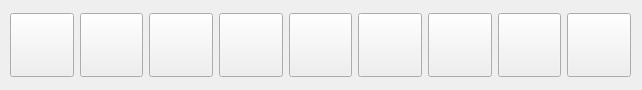
<?xml version="1.0" encoding="UTF-8"?>
<ui version="4.0">
 <class>MainWindow</class>
 <widget class="QMainWindow" name="MainWindow">
  <property name="windowModality">
   <enum>Qt::NonModal</enum>
  </property>
  <property name="geometry">
   <rect>
    <x>0</x>
    <y>0</y>
    <width>642</width>
    <height>90</height>
   </rect>
  </property>
  <property name="windowTitle">
   <string>Dynamics Lab</string>
  </property>
  <property name="iconSize">
   <size>
    <width>48</width>
    <height>48</height>
   </size>
  </property>
  <widget class="QWidget" name="centralwidget">
   <widget class="QWidget" name="gridLayoutWidget">
    <property name="geometry">
     <rect>
      <x>10</x>
      <y>10</y>
      <width>621</width>
      <height>71</height>
     </rect>
    </property>
    <layout class="QGridLayout" name="gridLayout">
     <property name="sizeConstraint">
      <enum>QLayout::SetNoConstraint</enum>
     </property>
     <property name="leftMargin">
      <number>0</number>
     </property>
     <item row="0" column="0">
      <widget class="QPushButton" name="btnLoadResources">
       <property name="enabled">
        <bool>true</bool>
       </property>
       <property name="sizePolicy">
        <sizepolicy hsizetype="Minimum" vsizetype="Minimum">
         <horstretch>0</horstretch>
         <verstretch>0</verstretch>
        </sizepolicy>
       </property>
       <property name="minimumSize">
        <size>
         <width>48</width>
         <height>48</height>
        </size>
       </property>
       <property name="maximumSize">
        <size>
         <width>64</width>
         <height>64</height>
        </size>
       </property>
       <property name="toolTip">
        <string>Set Up Working Environment</string>
       </property>
       <property name="text">
        <string/>
       </property>
       <property name="iconSize">
        <size>
         <width>48</width>
         <height>48</height>
        </size>
       </property>
      </widget>
     </item>
     <item row="0" column="2">
      <widget class="QPushButton" name="btnConfigSolver">
       <property name="sizePolicy">
        <sizepolicy hsizetype="Minimum" vsizetype="Minimum">
         <horstretch>0</horstretch>
         <verstretch>0</verstretch>
        </sizepolicy>
       </property>
       <property name="minimumSize">
        <size>
         <width>48</width>
         <height>48</height>
        </size>
       </property>
       <property name="maximumSize">
        <size>
         <width>64</width>
         <height>64</height>
        </size>
       </property>
       <property name="toolTip">
        <string>Solver Configuration</string>
       </property>
       <property name="text">
        <string/>
       </property>
       <property name="iconSize">
        <size>
         <width>48</width>
         <height>48</height>
        </size>
       </property>
      </widget>
     </item>
     <item row="0" column="7">
      <widget class="QPushButton" name="btnAnalysis">
       <property name="enabled">
        <bool>true</bool>
       </property>
       <property name="sizePolicy">
        <sizepolicy hsizetype="Minimum" vsizetype="Minimum">
         <horstretch>0</horstretch>
         <verstretch>0</verstretch>
        </sizepolicy>
       </property>
       <property name="minimumSize">
        <size>
         <width>48</width>
         <height>48</height>
        </size>
       </property>
       <property name="maximumSize">
        <size>
         <width>64</width>
         <height>64</height>
        </size>
       </property>
       <property name="toolTip">
        <string>Quantitative Signal Analysis</string>
       </property>
       <property name="text">
        <string/>
       </property>
       <property name="iconSize">
        <size>
         <width>48</width>
         <height>48</height>
        </size>
       </property>
      </widget>
     </item>
     <item row="0" column="4">
      <widget class="QPushButton" name="btnLinearization">
       <property name="sizePolicy">
        <sizepolicy hsizetype="Minimum" vsizetype="Minimum">
         <horstretch>0</horstretch>
         <verstretch>0</verstretch>
        </sizepolicy>
       </property>
       <property name="minimumSize">
        <size>
         <width>48</width>
         <height>48</height>
        </size>
       </property>
       <property name="maximumSize">
        <size>
         <width>64</width>
         <height>64</height>
        </size>
       </property>
       <property name="toolTip">
        <string>Linearization</string>
       </property>
       <property name="text">
        <string/>
       </property>
       <property name="iconSize">
        <size>
         <width>48</width>
         <height>48</height>
        </size>
       </property>
      </widget>
     </item>
     <item row="0" column="6">
      <widget class="QPushButton" name="btnPlotMesurements">
       <property name="sizePolicy">
        <sizepolicy hsizetype="Maximum" vsizetype="Maximum">
         <horstretch>0</horstretch>
         <verstretch>0</verstretch>
        </sizepolicy>
       </property>
       <property name="minimumSize">
        <size>
         <width>48</width>
         <height>48</height>
        </size>
       </property>
       <property name="maximumSize">
        <size>
         <width>64</width>
         <height>64</height>
        </size>
       </property>
       <property name="toolTip">
        <string>Qualitative Analysis Measurements</string>
       </property>
       <property name="text">
        <string/>
       </property>
       <property name="iconSize">
        <size>
         <width>48</width>
         <height>48</height>
        </size>
       </property>
      </widget>
     </item>
     <item row="0" column="1">
      <widget class="QPushButton" name="btnM2M">
       <property name="enabled">
        <bool>true</bool>
       </property>
       <property name="sizePolicy">
        <sizepolicy hsizetype="Minimum" vsizetype="Minimum">
         <horstretch>0</horstretch>
         <verstretch>0</verstretch>
        </sizepolicy>
       </property>
       <property name="minimumSize">
        <size>
         <width>48</width>
         <height>48</height>
        </size>
       </property>
       <property name="maximumSize">
        <size>
         <width>64</width>
         <height>64</height>
        </size>
       </property>
       <property name="toolTip">
        <string>Model-2-Model Transformation</string>
       </property>
       <property name="text">
        <string/>
       </property>
       <property name="iconSize">
        <size>
         <width>48</width>
         <height>48</height>
        </size>
       </property>
      </widget>
     </item>
     <item row="0" column="3">
      <widget class="QPushButton" name="btnSimulate">
       <property name="sizePolicy">
        <sizepolicy hsizetype="Minimum" vsizetype="Minimum">
         <horstretch>0</horstretch>
         <verstretch>0</verstretch>
        </sizepolicy>
       </property>
       <property name="minimumSize">
        <size>
         <width>48</width>
         <height>48</height>
        </size>
       </property>
       <property name="maximumSize">
        <size>
         <width>64</width>
         <height>64</height>
        </size>
       </property>
       <property name="toolTip">
        <string>Time-Domain Simulation</string>
       </property>
       <property name="text">
        <string/>
       </property>
       <property name="iconSize">
        <size>
         <width>48</width>
         <height>48</height>
        </size>
       </property>
      </widget>
     </item>
     <item row="0" column="5">
      <widget class="QPushButton" name="btnPlotSimu">
       <property name="sizePolicy">
        <sizepolicy hsizetype="Maximum" vsizetype="Maximum">
         <horstretch>0</horstretch>
         <verstretch>0</verstretch>
        </sizepolicy>
       </property>
       <property name="minimumSize">
        <size>
         <width>48</width>
         <height>48</height>
        </size>
       </property>
       <property name="maximumSize">
        <size>
         <width>64</width>
         <height>64</height>
        </size>
       </property>
       <property name="toolTip">
        <string>Qualitative Analysis Simulation Outputs</string>
       </property>
       <property name="text">
        <string/>
       </property>
       <property name="iconSize">
        <size>
         <width>48</width>
         <height>48</height>
        </size>
       </property>
      </widget>
     </item>
     <item row="0" column="8">
      <widget class="QPushButton" name="btnReport">
       <property name="enabled">
        <bool>true</bool>
       </property>
       <property name="sizePolicy">
        <sizepolicy hsizetype="Minimum" vsizetype="Minimum">
         <horstretch>0</horstretch>
         <verstretch>0</verstretch>
        </sizepolicy>
       </property>
       <property name="minimumSize">
        <size>
         <width>48</width>
         <height>48</height>
        </size>
       </property>
       <property name="maximumSize">
        <size>
         <width>64</width>
         <height>64</height>
        </size>
       </property>
       <property name="text">
        <string/>
       </property>
       <property name="iconSize">
        <size>
         <width>48</width>
         <height>48</height>
        </size>
       </property>
      </widget>
     </item>
    </layout>
   </widget>
  </widget>
 </widget>
 <resources/>
 <connections/>
</ui>
